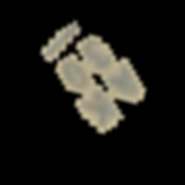
#> input picture dataset/AK-30/rot30.tif, 185 x 185 px
$ python extractLetters.py --disks dataset/AK-30
#> lines starting #> are read from the running program, lines starting #| are printed output that depends on the picture; after the words box and inside, x2 and y2 are one past the last pixel; in counts of white or black regions, pixels touching at a corner belong together; long printed decimals are rounded
import numpy as np
import cv2
import glob
import argparse
import os

ap = argparse.ArgumentParser()
ap.add_argument("-d", "--disks" ,required=True, help = "path to the directory that contains our disks",default="discos/")
args = vars(ap.parse_args())

def print_contour(c,wI,hI):
    (x, y, w, h) = c
    print("x={},y={},w={},h={},wI={},hI={},r={}".format(x,y,w,h,wI,hI,(float)(w)/(float)(h)))

def good_contour(c,wI,hI):
    (x, y, w, h) = c
    if((h+y > 0.95*hI) or (w+x > 0.95*wI) or (y < 0.05*hI) or (x < 0.05*wI)
       or ((w<.1*wI) and (h < .1*hI))):
        return False
    return True

def lowers_than_1(cnts):
    n=0
    for c in cnts:
        (x, y, w, h) =  cv2.boundingRect(c)
        r = (float)(w)/(float)(h)
        if(r<1):
            n += 1
    if(n>1):
        return False
    return True

def pickBand(cnts,lower=True):
    for c in cnts:
        (x, y, w, h) = cv2.boundingRect(c)
        r = (float)(w) / (float)(h)
        if ((lower and r < 1) or (not(lower) and r>1) and (not(r==  1))):
            return c

for path in glob.glob(args["disks"] + "/*.tif"):
    name = path[path.rfind("/") + 1:]
    image = cv2.imread(path)
#> image is the input picture: shape (185, 185, 3); mean B, G, R 22.6, 26.7, 27.8
    blurred = cv2.GaussianBlur(image, (11, 11), 0)
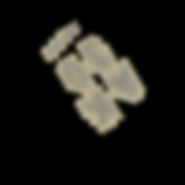
#> blurred: shape (185, 185, 3); mean B, G, R 22.6, 26.7, 27.8
    (h,s,v) = cv2.split(cv2.cvtColor(image, cv2.COLOR_BGR2HSV))
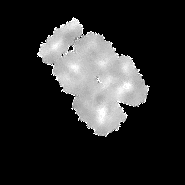
#> h: shape (185, 185); min 0, max 30, mean 5; drawn with min black and max white
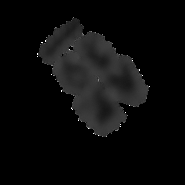
#> s: shape (185, 185); min 0, max 255, mean 10.6
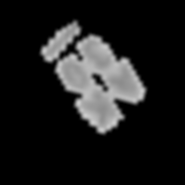
#> v: shape (185, 185); min 0, max 205, mean 27.8
    vCopy = v.copy()
    (w,h) = image.shape[:2]
#> w = 185; h = 185
    mask = np.zeros(image.shape[:2], dtype="uint8")
    cv2.circle(mask, (w/2, h/2), (int)(np.minimum(w,h)/2*.95), 255, -1)
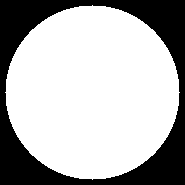
#> mask: shape (185, 185); 69.4% white; 1 black region, box (x1, y1, x2, y2) and area: (0, 0, 185, 185) 10456
    v = cv2.bitwise_and(v, v, mask=mask)
    v=cv2.adaptiveThreshold(v,255,cv2.ADAPTIVE_THRESH_GAUSSIAN_C,cv2.THRESH_BINARY,25,5)
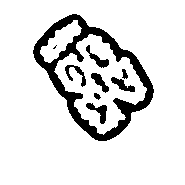
#> v: shape (185, 185); 87.7% white; 9 black regions (1 under 20 px)
    cv2.imshow("im", v)
    cv2.waitKey(0)
    (cnts,_)=cv2.findContours(v.copy(),cv2.RETR_LIST,cv2.CHAIN_APPROX_SIMPLE)
#> cnts = 13 contours, 2 with area under 20; largest, box (x1, y1, x2, y2) and area: (0, 0, 185, 185) 33856, (32, 13, 155, 142) 9234, (54, 34, 147, 135) 4811, (40, 20, 82, 63) 716, (85, 102, 108, 125) 216
    charCandidates = np.zeros(v.shape, dtype="uint8")
    #imageC = image.copy()

    goodContours=[]
    for c in cnts:
        b = cv2.boundingRect(c)
        print_contour(b,w,h)

        if good_contour(b,w,h):
            goodContours.append(c)
#> this loop made 13 passes
#> c on passes 9, 13: [[55, 45], [56, 44], [57, 45], [56, 46]], [[0, 0], [0, 184], [184, 184], [184, 0]]
#| x=85,y=102,w=23,h=23,wI=185,hI=185,r=1.0
#| x=93,y=92,w=9,h=9,wI=185,hI=185,r=1.0
#| x=110,y=76,w=26,h=17,wI=185,hI=185,r=1.529
#| x=90,y=72,w=20,h=22,wI=185,hI=185,r=0.9091
#| x=121,y=68,w=8,h=12,wI=185,hI=185,r=0.6667
#| x=64,y=64,w=23,h=24,wI=185,hI=185,r=0.9583
#| x=52,y=45,w=5,h=5,wI=185,hI=185,r=1.0
#| x=85,y=44,w=25,h=25,wI=185,hI=185,r=1.0
#> (further printed lines are left out)
#> after the loop, goodContours = 8 contours; box (x1, y1, x2, y2) and area: (32, 13, 155, 142) 9234, (54, 34, 147, 135) 4811, (40, 20, 82, 63) 716, (85, 102, 108, 125) 216, (64, 64, 87, 88) 198, (85, 44, 110, 69) 194, (110, 76, 136, 93) 188, (90, 72, 110, 94) 180

    for c in goodContours:
        hull = cv2.convexHull(c)
        cv2.drawContours(charCandidates,[hull],-1,255,-1)
#> this loop made 8 passes
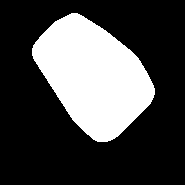
#> charCandidates: shape (185, 185); 28.5% white; 1 white region, box (x1, y1, x2, y2) and area: (32, 13, 155, 142) 9747

    imageMask = cv2.bitwise_or(image, image, mask=charCandidates)
    rutaDest = "discosLetras/"+path.split("/")[1]

    if not os.path.isdir(rutaDest):
        os.mkdir(rutaDest,0o777)

    cv2.imwrite(rutaDest +"/"+ name, imageMask)
    cv2.imshow("image", imageMask)
    cv2.waitKey(0)
#> pass 2 of the loop `for path in glob.glob(args["disks"] + "/*.tif"):`:
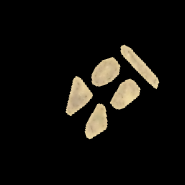
#> input picture dataset/AK-30/rot43.tif, 185 x 185 px
#> image is the input picture: shape (185, 185, 3); mean B, G, R 12.2, 15.8, 17.5
#> `v=cv2.adaptiveThreshold(v,255,cv2.ADAPTIVE_THRESH_GAUSSIAN_C,cv2.THRES..`:
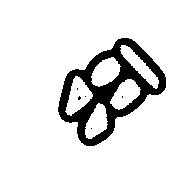
#> v: shape (185, 185); 88.8% white; 6 black regions (5 under 20 px)
#> cnts = 12 contours, 5 with area under 20; largest, box (x1, y1, x2, y2) and area: (0, 0, 185, 185) 33856, (57, 37, 167, 147) 6844, (65, 76, 93, 116) 570, (91, 57, 121, 87) 546, (110, 79, 141, 110) 532, (120, 45, 159, 89) 499, (85, 103, 108, 139) 486
#> the loop `for c in cnts:` made 12 passes
#> (printed output is left out)
#> after the loop `for c in cnts:`: goodContours = 6 contours; box (x1, y1, x2, y2) and area: (57, 37, 167, 147) 6844, (65, 76, 93, 116) 570, (91, 57, 121, 87) 546, (110, 79, 141, 110) 532, (120, 45, 159, 89) 499, (85, 103, 108, 139) 486
#> the loop `for c in goodContours:` made 6 passes
#> after the loop `for c in goodContours:`:
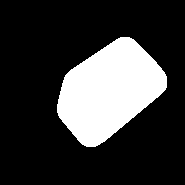
#> charCandidates: shape (185, 185); 22.2% white; 1 white region, box (x1, y1, x2, y2) and area: (57, 37, 167, 147) 7595
